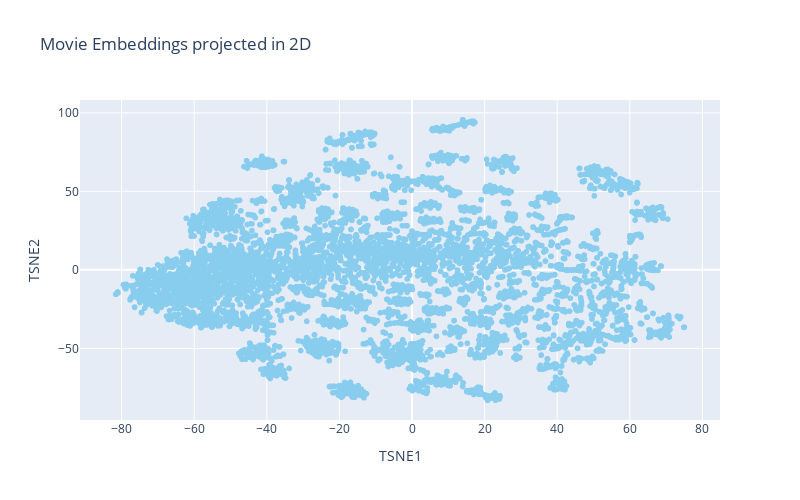

The notebook cell saved with this chart:
### Markdown cell above
Let's do the same with t-sne, an algorithm specialized for visualizing high dimensional spaces, you can read more about it there : https://en.wikipedia.org/wiki/T-distributed_stochastic_neighbor_embedding

### Code cell
from sklearn.manifold import TSNE

#TOFILL:

# Apply TSNE 
tsne = TSNE(n_components=2, random_state=42)
with tf.device('/cpu:0'):
    X_tsne = tsne.fit_transform(movie_emb_weights_scaled)

# Create a DataFrame for visualization
tsne_df = pd.DataFrame({
    'movieId': movies_name,
    'TSNE1': X_tsne[:, 0],
    'TSNE2': X_tsne[:, 1]
})

# Map back to original IDs and titles
tsne_df['originalId'] = tsne_df['movieId'].map(reverse_movie_ids_map)
# Merge titles from df_movies
tsne_df = tsne_df.merge(df_movies[['movieId', 'title', 'genres']], 
                      left_on='originalId', right_on='movieId', how='left')


# Merge with movie  (for genres)
#tsne_df = tsne_df.merge(df_movies[['movieId', 'genres']], left_on='originalId', right_on='movieId', how='left')
#tsne_df.drop(columns=['movieId_y'], inplace=True)
#tsne_df.rename(columns={'movieId_x': 'movieId'}, inplace=True)

# Simplify genres: take only the first one for color clarity
#tsne_df['main_genre'] = tsne_df['genres'].apply(lambda g: g.split('|')[0] if isinstance(g, str) else 'Unknown')

# Interactive scatter plot with Plotly
fig = px.scatter(
    tsne_df,
    x='TSNE1',
    y='TSNE2',
    #color='main_genre',
    hover_name='title',
   # hover_data={'main_genre': True},
    title='Movie Embeddings projected in 2D',
    width=800,   # largura em pixels
    height=500,    # altura em pixels
    color_discrete_sequence=px.colors.qualitative.Safe
)
#fig.update_traces(marker=dict(size=6, opacity=0.7))
fig.show()

### Figure 1 — Plotly figure (JSON) as saved in the notebook; plotly's stock layout.template omitted (floating-point values rounded to 4 significant figures; data arrays with more than 128 entries replaced by an {"elided": "..."} marker saying what was removed)
{"data": [{"hovertemplate": "<b>%{hovertext}</b><br><br>TSNE1=%{x}<br>TSNE2=%{y}<extra></extra>", "hovertext": {"elided": "9724 str values"}, "legendgroup": "", "marker": {"color": "rgb(136, 204, 238)", "symbol": "circle"}, "mode": "markers", "name": "", "showlegend": false, "type": "scattergl", "x": {"elided": "9724 float values"}, "xaxis": "x", "y": {"elided": "9724 float values"}, "yaxis": "y"}], "layout": {"height": 500, "legend": {"tracegroupgap": 0}, "title": {"text": "Movie Embeddings projected in 2D"}, "width": 800, "xaxis": {"anchor": "y", "domain": [0, 1], "title": {"text": "TSNE1"}}, "yaxis": {"anchor": "x", "domain": [0, 1], "title": {"text": "TSNE2"}}}}
